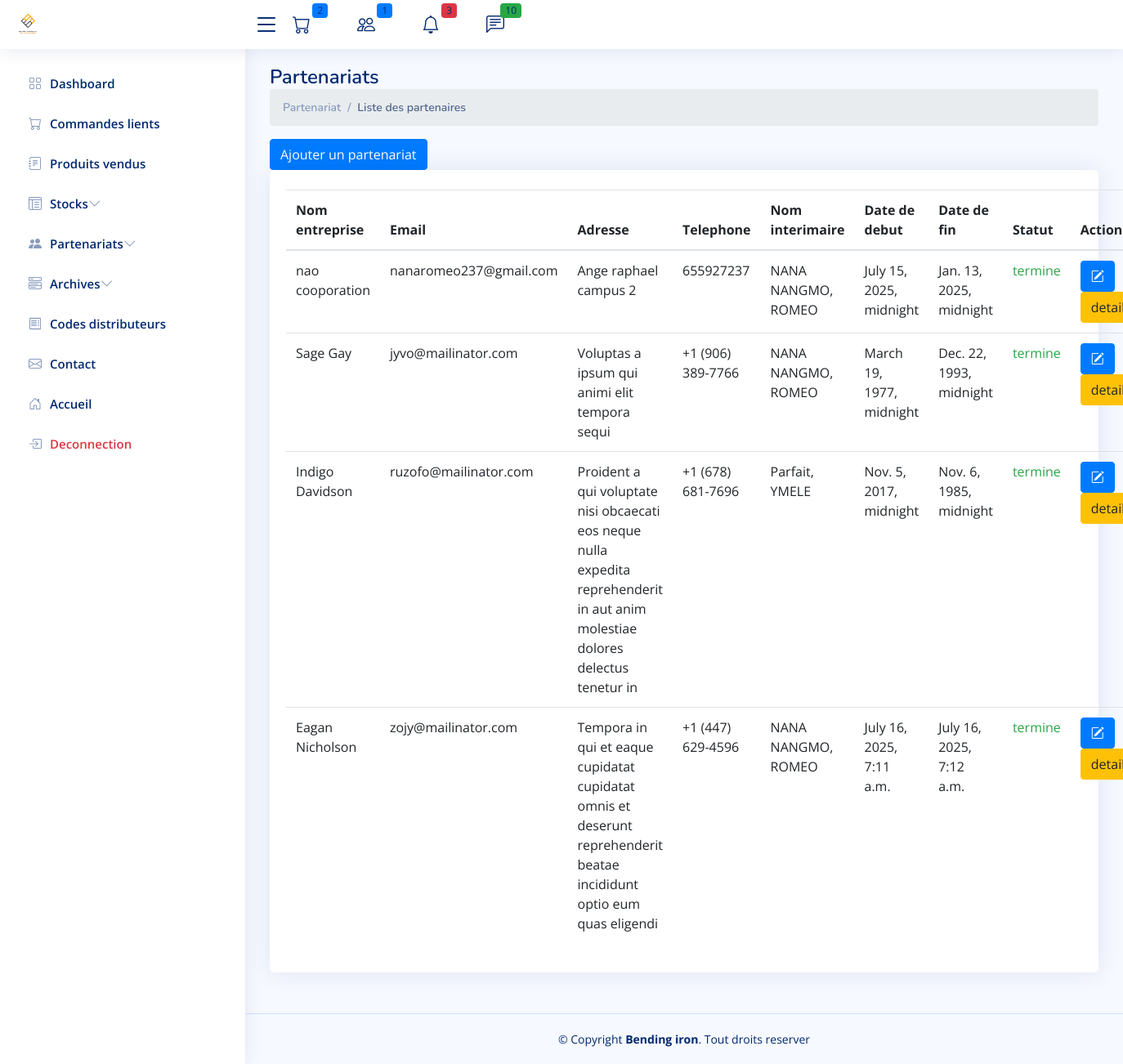
Page /cpanel/partenariats/ on the earlier database version.
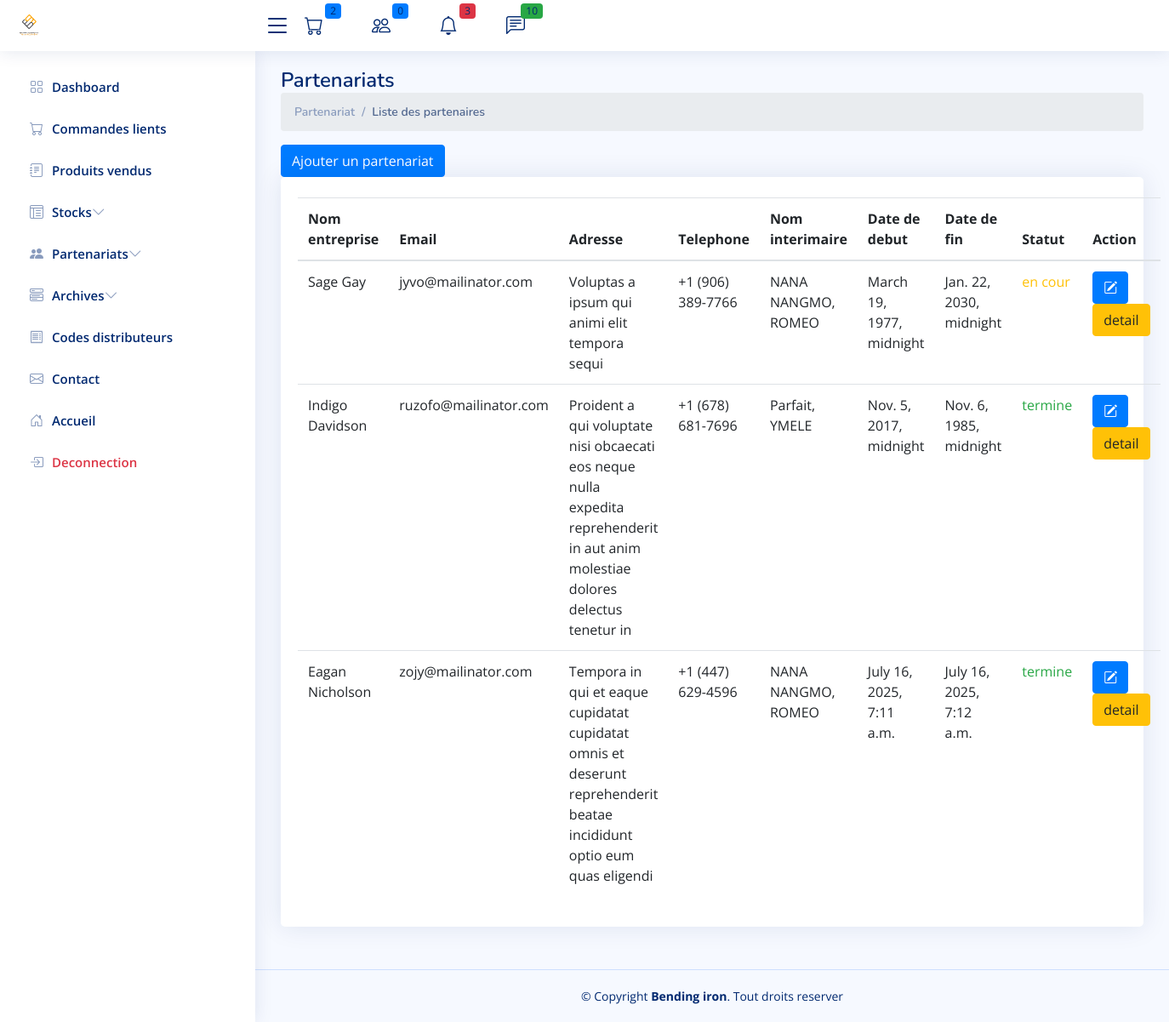
Same page on the later database version.
### partenaires/models.py (models this page shows, shortened)
class Partenariats(models.Model):
    user = models.ForeignKey(User, on_delete=models.CASCADE)
    name=models.CharField(max_length=255, unique=True)
    email = models.EmailField(unique=True)
    adresse=models.CharField(max_length=255)
    telephone = models.CharField(max_length=200)
    date_debut = models.DateTimeField()
    date_fin = models.DateTimeField()
    @property
    def is_expired(self):
        return timezone.now()>self.date_fin

### auth_app/models.py (models this page shows)
class CustomUser(AbstractUser):
    phone_number = models.CharField(max_length=200)
    is_partenaire = models.BooleanField(default=0)
    groups = models.ManyToManyField(Group, related_name="customuser_set")
    user_permissions = models.ManyToManyField(Permission, related_name="customuser_set")
    email_verified = models.BooleanField(default=False)
    def __str__(self):
        return f"{self.last_name}, {self.first_name}"

### admin_site/views.py (the view)
# urls.py: path('partenariats/', ListPartenariats.as_view(), name='partenariat.list'),
class ListPartenariats(ListView):
    model=Partenariats
    context_object_name = 'partenariats'
    template_name = "partenaires/partenariats.html"

### contact/context_processor.py (called while the page is built)
def unread_messages(request):
    pass
    unread_messages =Contact.get_unread_messages()
    return {
        'unread_messages_count': unread_messages.count(),
        'unread_messages': unread_messages,
    }

### contact/models.py (called while the page is built)
    @staticmethod
    def get_unread_messages():
        return Contact.objects.filter(is_read=False).order_by('-created_at').all()

### fer/context_processors.py (called while the page is built)
def seuil_critique_count(request):
    seuil_count = sum(1 for fer in Fer.objects.all() if fer.sueil_atteint)
    return {
        'fer_seuil_critique_count': seuil_count
    }

### fer/models.py (called while the page is built)
    @property
    def longueur_totale(self):
        total = self.mouvement_set.annotate(
            total_longueur=ExpressionWrapper(F('longueur_m') * F('quantite'), output_field=DecimalField())
        ).aggregate(longueur_totale=Sum('total_longueur'))['longueur_totale']
        return total or 0

    @property
    def sueil_atteint(self):
       if self.longueur_totale < self.longueur_critique :
           return True
       else :
           return False

### produits/models.py (called while the page is built)
    @property
    def prix_utile(self):
        return self.prix/12000

### admin_site/templates/partenaires/partenariats.html (shortened to what this page needs)
{% extends '../app.html' %} {% block 'title' %} partenariats {% endblock %} {
{% block 'content' %} {% load static %}
<main id="main" class="main">
  <div class="pagetitle">
    <h1>Partenariats</h1>
    <nav>
      <ol class="breadcrumb">
        <li class="breadcrumb-item">Partenariat</li>
        <li class="breadcrumb-item active">Liste des partenaires</li>
      </ol>
    </nav>
  </div>
  <section class="section">
    <a class="btn btn-primary" href="{% url 'partenariat.create' %}">Ajouter un partenariat</a>
    <div class="row">
      <div class="col-lg-12">
        <div class="card">
          <div class="card-body">
            <br />
            <table class="table datatable">
              <thead>
                <tr>
                  <th>Nom entreprise</th>
                  <th>Email</th>
                  <th>Adresse</th>
                  <th>Telephone</th>
                  <th>Nom interimaire</th>
                  <th>Date de debut</th>
                  <th>Date de fin</th>
                  <th>Statut</th>
                  <th>Action</th>
                </tr>
              </thead>
              <tbody>
                {% for partenariat in partenariats %}
                <tr>
                  <td>{{partenariat.name}}</td>
                  <td>{{partenariat.email}}</td>
                  <td>{{partenariat.adresse}}</td>
                  <td>{{partenariat.telephone}}</td>
                  <td>{{partenariat.user}}</td>
                  <td>{{partenariat.date_debut}}</td>
                  <td>{{partenariat.date_fin}}</td>
                  <td class="">
                    {% if partenariat.is_expired %}
                    <span class="text-success">termine</span>
                    {% else %}
                    <span class="text-warning">en cour</span>
                    {% endif %}
                  </td>
                  <td>
                    <a href="{% url 'partenariat.update' partenariat.id %}" class="btn btn-primary"
                      ><i class="bi bi-pencil-square"></i
                    ></a>
                    <a href="{% url 'partenariat.detail' partenariat_id=partenariat.id %}" class="btn btn-warning">detail</a>
                  </td>
                </tr>
                {% endfor %}
              </tbody>
            </table>
          </div>
        </div>
      </div>
    </div>
  </section>
</main>
{%endblock%}

Differences in the rows shown:
removed Partenariats: name "nao cooporation", email "nanaromeo237@gmail.com", adresse "Ange raphael campus 2", telephone "655927237", user "NANA NANGMO, ROMEO", date_debut "July 15, 2025, midnight", date_fin "Jan. 13, 2025, midnight", shows "termine"
changed Partenariats "Sage Gay": date_fin "Dec. 22, 1993, midnight" → "Jan. 22, 2030, midnight"; date_fin "termine" → "en cour"
Other differences:
{{ nb_order_partenaire }}: "1" → "0"
